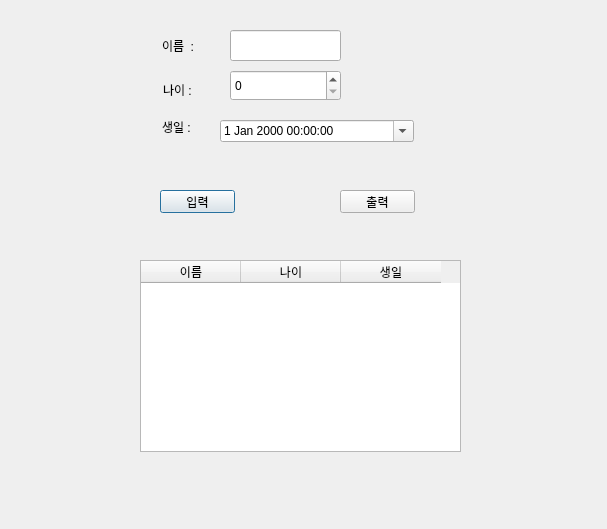
<?xml version="1.0" encoding="UTF-8"?>
<ui version="4.0">
 <class>Dialog</class>
 <widget class="QDialog" name="Dialog">
  <property name="geometry">
   <rect>
    <x>0</x>
    <y>0</y>
    <width>607</width>
    <height>529</height>
   </rect>
  </property>
  <property name="windowTitle">
   <string>Dialog</string>
  </property>
  <widget class="QPushButton" name="pushButton">
   <property name="geometry">
    <rect>
     <x>160</x>
     <y>190</y>
     <width>75</width>
     <height>23</height>
    </rect>
   </property>
   <property name="text">
    <string>입력</string>
   </property>
  </widget>
  <widget class="QPushButton" name="pushButtonOut">
   <property name="geometry">
    <rect>
     <x>340</x>
     <y>190</y>
     <width>75</width>
     <height>23</height>
    </rect>
   </property>
   <property name="text">
    <string>출력</string>
   </property>
  </widget>
  <widget class="QTableWidget" name="tableWidget">
   <property name="geometry">
    <rect>
     <x>140</x>
     <y>260</y>
     <width>321</width>
     <height>192</height>
    </rect>
   </property>
   <column>
    <property name="text">
     <string>이름</string>
    </property>
   </column>
   <column>
    <property name="text">
     <string>나이</string>
    </property>
   </column>
   <column>
    <property name="text">
     <string>생일</string>
    </property>
   </column>
  </widget>
  <widget class="QLineEdit" name="lineEdit">
   <property name="geometry">
    <rect>
     <x>230</x>
     <y>30</y>
     <width>111</width>
     <height>31</height>
    </rect>
   </property>
  </widget>
  <widget class="QLabel" name="label">
   <property name="geometry">
    <rect>
     <x>162</x>
     <y>40</y>
     <width>56</width>
     <height>12</height>
    </rect>
   </property>
   <property name="text">
    <string>이름  :</string>
   </property>
  </widget>
  <widget class="QLabel" name="label_2">
   <property name="geometry">
    <rect>
     <x>163</x>
     <y>80</y>
     <width>51</width>
     <height>20</height>
    </rect>
   </property>
   <property name="text">
    <string>나이 :</string>
   </property>
  </widget>
  <widget class="QLabel" name="label_3">
   <property name="geometry">
    <rect>
     <x>162</x>
     <y>121</y>
     <width>56</width>
     <height>12</height>
    </rect>
   </property>
   <property name="text">
    <string>생일 :</string>
   </property>
  </widget>
  <widget class="QSpinBox" name="spinBox">
   <property name="geometry">
    <rect>
     <x>230</x>
     <y>70</y>
     <width>111</width>
     <height>31</height>
    </rect>
   </property>
  </widget>
  <widget class="QDateTimeEdit" name="dateTimeEdit">
   <property name="geometry">
    <rect>
     <x>220</x>
     <y>120</y>
     <width>194</width>
     <height>22</height>
    </rect>
   </property>
   <property name="calendarPopup">
    <bool>true</bool>
   </property>
  </widget>
 </widget>
 <resources/>
 <connections/>
</ui>
